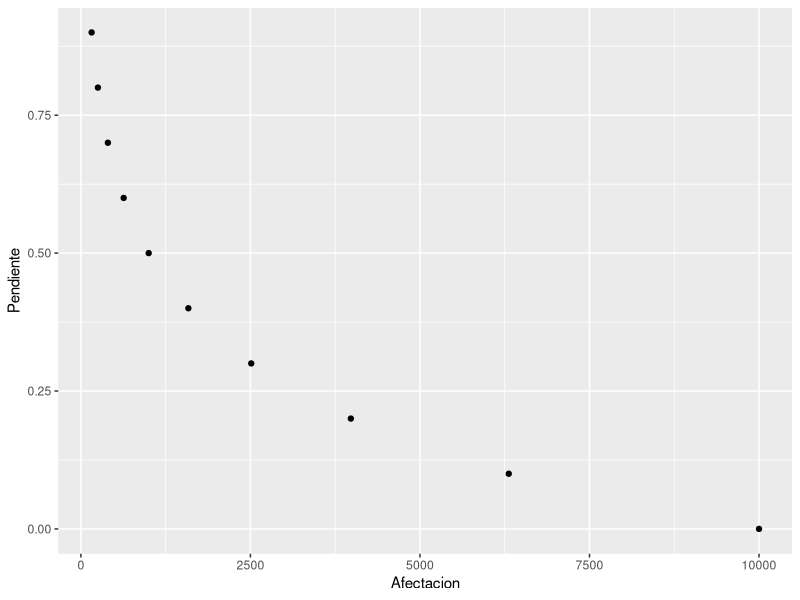

R code for this plot: (Note: this script raises an error after producing the figure.)
## ---- chunk 1
datos<- data.frame(matrix(ncol= 2, nrow=10))
names(datos)<- c("Pendiente", "Afectacion")
datos$Pendiente<- seq(from=0, to=0.9, by=0.1)
datos$Afectacion<- (1/10^(seq(-4,0,0.2))[1:10])

library(ggplot2)

ggplot(data=datos, aes(x= Afectacion, y=Pendiente))+
  geom_point()

## ---- chunk 2
especies<- read.table("Especies.txt", sep="\t", header=T)

knitr::kable(especies)


## ---- chunk 3
library(sf) #cargar paquetería de manejo de shapefiles
dist<- read_sf("./ejemplares-snib-melanerpes-chrysogenys/ejemplares-snib-melanerpes-chrysogenys.shp") #creo objeto con las distribuciones

library(rnaturalearth) #cargo paqueterias de paises
library(rnaturalearthdata)

world <- ne_countries(scale = "medium", returnclass = "sf") #objeto con paises
class(world) #certifico que este bien

library(ggplot2) #paqueteria de graficos

ggplot(data = world[140,]) +
  geom_sf() +
  geom_point(data=dist, aes(x=lon, y=lat2), size= 2, fill= "#1F862D", alpha=I(0.2))
